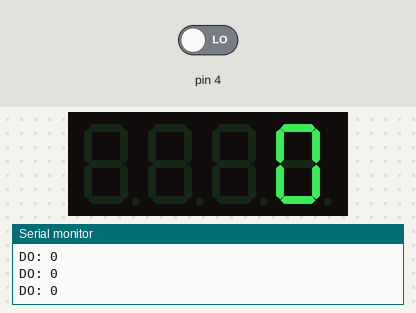
Bench run of a sketch on a simulated Arduino Uno, built with avr-gcc and run on an emulated ATmega328P. Parts: 4-digit seven-segment display, the last lines printed to the serial monitor. The inputs (shaded band) are chosen by the test bench; at power-on: pin 4 LOW.

Above: at 2.2 s.
2.3 s: pin 4 driven HIGH
At 2.48 s:
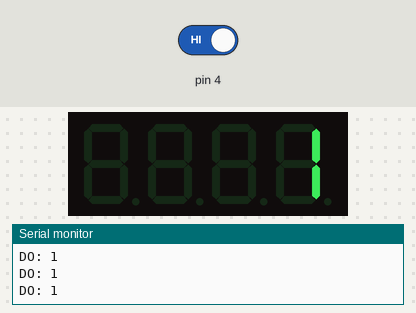
3.8 s: pin 4 driven LOW
At 3.8 s:
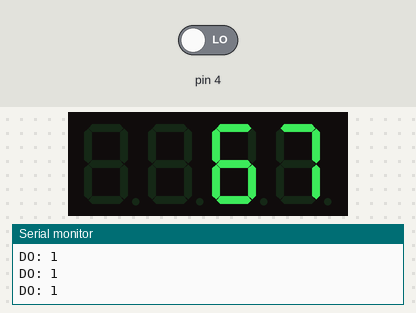
5.3 s: pin 4 driven HIGH
At 5.48 s:
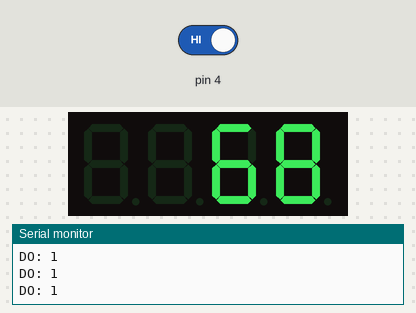
Timing chart, 0 to 8.3 s (numbered marks = the images above; inputs shaded):
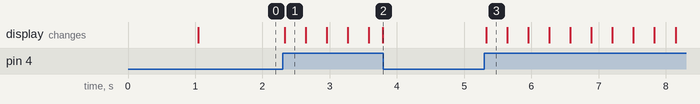

Measured:
- after the input at 2.3 s, the display: changes at once (image 1)
- after the input at 5.3 s, the display: changes at once (image 3)

The sketch:

index.ino
```cpp
#include <Arduino.h>
#include <Wire.h>
#include <TM1637Display.h>
#define SERIAL_BAUD 115200

#define CLK 2
#define DIO 3
TM1637Display display(CLK, DIO);

void setup() {
  Serial.begin(SERIAL_BAUD);
  while(!Serial) {}

  uint8_t data[] = { 0xff, 0xff, 0xff, 0xff };
  display.setBrightness(0x0f);
  display.setSegments(data);
  delay(1000);
  pinMode(4,INPUT);
}
int cnt=0;
void loop() {
  int _do=digitalRead(4);
if(_do)cnt++;
  display.showNumberDec(cnt, false);
  Serial.print("\nDO: ");
  Serial.print(_do);
  delay(1);
}
```
